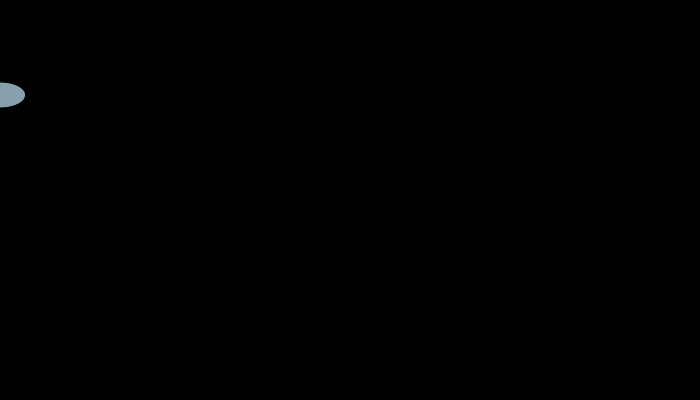
Frame 1 (no input)
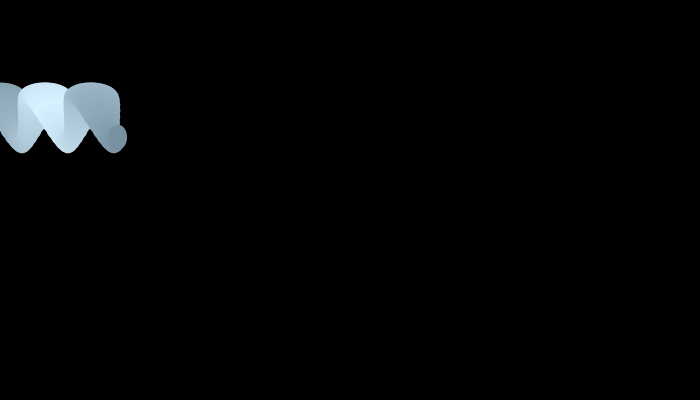
Frame 60 (the mouse pressed at the canvas centre just before this capture)
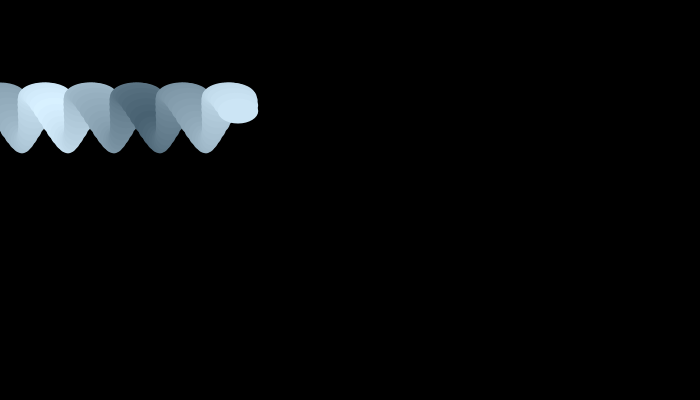
Frame 120 (the mouse held since frame 60 and released just before this capture)

The Processing sketch that drew these frames (run headless with seeded random() and noise(); from frame 60 on, the mouse is pressed at the canvas centre):

// Processing sketch: processing_95348
// ── processing_95348.pde

/////////////////////////////
//  Ribbons by Chris Hall  //
/////////////////////////////

int width = 700;
int height = 400;
int mode;

void setup(){
  size(700,400);
  background(0);
  frameRate(60);
  noStroke();
  smooth();
  
  mode = 0;
  rightX = width;          // Starting position
  leftX = 0;        
}

float rads = 0.0;
float inc = TWO_PI/50.0;
float amp = 10;
int colorChange = 3;
float initElliW = 25;
float elliW = 25;
float elliH = 25;
float hChange = 4;
float rVal = random(75,255);
float bVal = random(75,255);
float gVal = random(75,255);

void draw(){
  drawRibbon();
}

float rightX = width;
float leftX, leftY, rightY; 
float leftRads = rads;

void drawRibbon(){
    rightX = rightX+2;
    leftX = leftX-2;
  if(rightX > width && leftX < 0){      // Start a new Ribbon
    if(mode == 0)
      rightX = 0;
    else if(mode == 1)
      rightX = width/2;
    else
      rightX = random(width);
    
    rightY = random(height);
    leftX = rightX;
    leftY = rightY;
    amp = random(2,7);
    rVal = random(75,255);
    gVal = random(75,255);
    bVal = random(75,255);
    initElliW = random(25,50);
    elliW = initElliW;
    inc = TWO_PI/random(10,150);
    leftRads = rads;
  }
  
  if(rVal > 255 || gVal > 255 || bVal > 255){
    colorChange = -3;
  }
  if(rVal < 75 || gVal < 75 || bVal < 75){
    colorChange = 3;
  }
  
  rVal = rVal + colorChange;          // Handle Colors
  gVal = gVal + colorChange;          
  bVal = bVal + colorChange;
  
  rightY = rightY+amp*sin(rads);
  leftY = leftY+amp*sin(leftRads);
  elliW = initElliW + (initElliW/2*cos(rads));  //Changes width of ellipse
  
  rads = rads+inc;
  leftRads = rads-inc;
  
  fill(rVal,gVal,bVal);
  ellipse(rightX,rightY,elliW,elliH);
  if(mode >= 1)
    ellipse(leftX,leftY,elliW,elliH);
  if(mode >= 2){
    ellipse(rightY,rightX,elliW,elliH);
    ellipse(leftY,leftX,elliW,elliH);
  }  
}

void mouseClicked(){
  mode = (mode+1)%3;   // change display mode
  rightX = width;    // will make positions reset
  leftX = 0;
  background(0);       // clear canvas 
}
